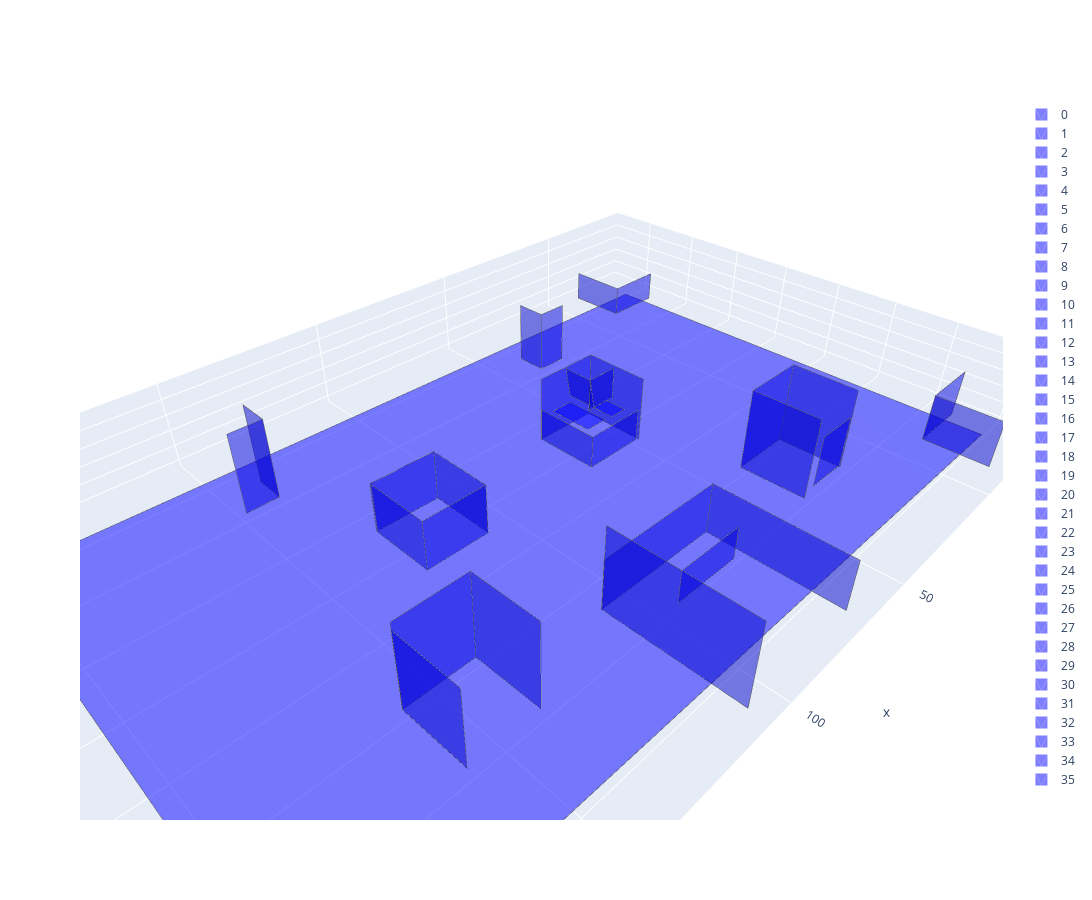

The notebook cell saved with this chart:
### Code cell
# Plot merge
fig = go.Figure(data=merged.plot_trace(colors=['blue']))
fig.update_layout(width=1500, height=900, scene=dict(aspectmode='data'))
fig.show()

### Figure 1 — Plotly figure (JSON) as saved in the notebook; plotly's stock layout.template omitted (floating-point values rounded to 4 significant figures)
{"data": [{"color": "blue", "i": [0, 0], "j": [1, 2], "k": [2, 3], "name": "0", "opacity": 0.5, "showlegend": true, "type": "mesh3d", "x": [204.6, -26.32, -27.27, 203.7], "y": [18.06, 19.62, -120.7, -122.3], "z": [-0.836, -0.8524, -1.012, -0.9957]}, {"line": {"color": "rgb(70,70,70)", "width": 1}, "mode": "lines", "showlegend": false, "type": "scatter3d", "x": [204.6, -26.32, -27.27, 203.7, 204.6], "y": [18.06, 19.62, -120.7, -122.3, 18.06], "z": [-0.836, -0.8524, -1.012, -0.9957, -0.836]}, {"color": "blue", "i": [0, 0], "j": [1, 2], "k": [2, 3], "name": "1", "opacity": 0.5, "showlegend": true, "type": "mesh3d", "x": [128.4, 108.5, 108.5, 128.4], "y": [-51.17, -51.19, -51.25, -51.23], "z": [-1.075, -1.087, 14.17, 14.18]}, {"line": {"color": "rgb(70,70,70)", "width": 1}, "mode": "lines", "showlegend": false, "type": "scatter3d", "x": [128.4, 108.5, 108.5, 128.4, 128.4], "y": [-51.17, -51.19, -51.25, -51.23, -51.17], "z": [-1.075, -1.087, 14.17, 14.18, -1.075]}, {"color": "blue", "i": [0, 0], "j": [1, 2], "k": [2, 3], "name": "2", "opacity": 0.5, "showlegend": true, "type": "mesh3d", "x": [148.4, 138.5, 138.5, 148.4], "y": [-102.0, -102.0, -102.0, -102.0], "z": [-0.8947, -0.8945, 24.14, 24.14]}, {"line": {"color": "rgb(70,70,70)", "width": 1}, "mode": "lines", "showlegend": false, "type": "scatter3d", "x": [148.4, 138.5, 138.5, 148.4, 148.4], "y": [-102.0, -102.0, -102.0, -102.0, -102.0], "z": [-0.8947, -0.8945, 24.14, 24.14, -0.8947]}, {"color": "blue", "i": [0, 0], "j": [1, 2], "k": [2, 3], "name": "3", "opacity": 0.5, "showlegend": true, "type": "mesh3d", "x": [128.3, 128.4, 128.4, 128.3], "y": [-71.51, -51.17, -51.23, -71.57], "z": [-1.158, -1.075, 14.18, 14.1]}, {"line": {"color": "rgb(70,70,70)", "width": 1}, "mode": "lines", "showlegend": false, "type": "scatter3d", "x": [128.3, 128.4, 128.4, 128.3, 128.3], "y": [-71.51, -51.17, -51.23, -71.57, -71.51], "z": [-1.158, -1.075, 14.18, 14.1, -1.158]}, {"color": "blue", "i": [0, 0], "j": [1, 2], "k": [2, 3], "name": "4", "opacity": 0.5, "showlegend": true, "type": "mesh3d", "x": [188.6, 208.1, 208.2, 188.6], "y": [8.103, 8.068, 8.087, 8.122], "z": [-0.8513, -0.9037, 9.067, 9.119]}, {"line": {"color": "rgb(70,70,70)", "width": 1}, "mode": "lines", "showlegend": false, "type": "scatter3d", "x": [188.6, 208.1, 208.2, 188.6, 188.6], "y": [8.103, 8.068, 8.087, 8.122, 8.103], "z": [-0.8513, -0.9037, 9.067, 9.119, -0.8513]}, {"color": "blue", "i": [0, 0], "j": [1, 2], "k": [2, 3], "name": "5", "opacity": 0.5, "showlegend": true, "type": "mesh3d", "x": [158.5, 158.3, 158.3, 158.5], "y": [-21.77, -2.008, -2.09, -21.85], "z": [-0.936, -0.8663, 22.17, 22.1]}, {"line": {"color": "rgb(70,70,70)", "width": 1}, "mode": "lines", "showlegend": false, "type": "scatter3d", "x": [158.5, 158.3, 158.3, 158.5, 158.5], "y": [-21.77, -2.008, -2.09, -21.85, -21.77], "z": [-0.936, -0.8663, 22.17, 22.1, -0.936]}, {"color": "blue", "i": [0, 0], "j": [1, 2], "k": [2, 3], "name": "6", "opacity": 0.5, "showlegend": true, "type": "mesh3d", "x": [188.6, 188.6, 188.6, 188.6], "y": [26.12, 8.103, 8.122, 26.14], "z": [-0.885, -0.8513, 9.119, 9.086]}, {"line": {"color": "rgb(70,70,70)", "width": 1}, "mode": "lines", "showlegend": false, "type": "scatter3d", "x": [188.6, 188.6, 188.6, 188.6, 188.6], "y": [26.12, 8.103, 8.122, 26.14, 26.12], "z": [-0.885, -0.8513, 9.119, 9.086, -0.885]}, {"color": "blue", "i": [0, 0], "j": [1, 2], "k": [2, 3], "name": "7", "opacity": 0.5, "showlegend": true, "type": "mesh3d", "x": [138.5, 158.5, 158.5, 138.5], "y": [-21.89, -21.92, -21.94, -21.92], "z": [-1.014, -1.016, 24.18, 24.19]}, {"line": {"color": "rgb(70,70,70)", "width": 1}, "mode": "lines", "showlegend": false, "type": "scatter3d", "x": [138.5, 158.5, 158.5, 138.5, 138.5], "y": [-21.89, -21.92, -21.94, -21.92, -21.89], "z": [-1.014, -1.016, 24.18, 24.19, -1.014]}, {"color": "blue", "i": [0, 0], "j": [1, 2], "k": [2, 3], "name": "8", "opacity": 0.5, "showlegend": true, "type": "mesh3d", "x": [208.2, 188.7, 188.7, 208.2], "y": [-111.9, -111.9, -111.9, -112.0], "z": [-0.9427, -0.8936, 8.843, 8.794]}, {"line": {"color": "rgb(70,70,70)", "width": 1}, "mode": "lines", "showlegend": false, "type": "scatter3d", "x": [208.2, 188.7, 188.7, 208.2, 208.2], "y": [-111.9, -111.9, -111.9, -112.0, -111.9], "z": [-0.9427, -0.8936, 8.843, 8.794, -0.9427]}, {"color": "blue", "i": [0, 0], "j": [1, 2], "k": [2, 3], "name": "9", "opacity": 0.5, "showlegend": true, "type": "mesh3d", "x": [68.51, 108.5, 108.5, 68.49], "y": [-11.84, -12.16, -12.19, -11.87], "z": [-1.084, -1.035, 14.37, 14.32]}, {"line": {"color": "rgb(70,70,70)", "width": 1}, "mode": "lines", "showlegend": false, "type": "scatter3d", "x": [68.51, 108.5, 108.5, 68.49, 68.51], "y": [-11.84, -12.16, -12.19, -11.87, -11.84], "z": [-1.084, -1.035, 14.37, 14.32, -1.084]}, {"color": "blue", "i": [0, 0], "j": [1, 2], "k": [2, 3], "name": "10", "opacity": 0.5, "showlegend": true, "type": "mesh3d", "x": [108.4, 108.3, 108.3, 108.4], "y": [-12.16, 27.8, 27.75, -12.21], "z": [-1.038, -0.9612, 24.15, 24.07]}, {"line": {"color": "rgb(70,70,70)", "width": 1}, "mode": "lines", "showlegend": false, "type": "scatter3d", "x": [108.4, 108.3, 108.3, 108.4, 108.4], "y": [-12.16, 27.8, 27.75, -12.21, -12.16], "z": [-1.038, -0.9612, 24.15, 24.07, -1.038]}, {"color": "blue", "i": [0, 0], "j": [1, 2], "k": [2, 3], "name": "11", "opacity": 0.5, "showlegend": true, "type": "mesh3d", "x": [68.34, 68.38, 68.36, 68.32], "y": [-71.78, -51.8, -51.8, -71.78], "z": [-1.038, -1.036, 9.188, 9.186]}, {"line": {"color": "rgb(70,70,70)", "width": 1}, "mode": "lines", "showlegend": false, "type": "scatter3d", "x": [68.34, 68.38, 68.36, 68.32, 68.34], "y": [-71.78, -51.8, -51.8, -71.78, -71.78], "z": [-1.038, -1.036, 9.188, 9.186, -1.038]}, {"color": "blue", "i": [0, 0], "j": [1, 2], "k": [2, 3], "name": "12", "opacity": 0.5, "showlegend": true, "type": "mesh3d", "x": [88.65, 108.4, 108.4, 88.63], "y": [8.198, 8.057, 7.984, 8.124], "z": [15.07, 15.13, 24.05, 24.0]}, {"line": {"color": "rgb(70,70,70)", "width": 1}, "mode": "lines", "showlegend": false, "type": "scatter3d", "x": [88.65, 108.4, 108.4, 88.63, 88.65], "y": [8.198, 8.057, 7.984, 8.124, 8.198], "z": [15.07, 15.13, 24.05, 24.0, 15.07]}, {"color": "blue", "i": [0, 0], "j": [1, 2], "k": [2, 3], "name": "13", "opacity": 0.5, "showlegend": true, "type": "mesh3d", "x": [138.4, 138.5, 138.5, 138.4], "y": [-2.036, -21.89, -21.92, -2.061], "z": [-0.9943, -1.014, 24.19, 24.21]}, {"line": {"color": "rgb(70,70,70)", "width": 1}, "mode": "lines", "showlegend": false, "type": "scatter3d", "x": [138.4, 138.5, 138.5, 138.4, 138.4], "y": [-2.036, -21.89, -21.92, -2.061, -2.036], "z": [-0.9943, -1.014, 24.19, 24.21, -0.9943]}, {"color": "blue", "i": [0, 0], "j": [1, 2], "k": [2, 3], "name": "14", "opacity": 0.5, "showlegend": true, "type": "mesh3d", "x": [38.52, 38.39, 38.39, 38.51], "y": [-21.81, -1.334, -1.362, -21.84], "z": [-1.029, -1.005, 24.24, 24.22]}, {"line": {"color": "rgb(70,70,70)", "width": 1}, "mode": "lines", "showlegend": false, "type": "scatter3d", "x": [38.52, 38.39, 38.39, 38.51, 38.52], "y": [-21.81, -1.334, -1.362, -21.84, -21.81], "z": [-1.029, -1.005, 24.24, 24.22, -1.029]}, {"color": "blue", "i": [0, 0], "j": [1, 2], "k": [2, 3], "name": "15", "opacity": 0.5, "showlegend": true, "type": "mesh3d", "x": [108.5, 108.2, 108.2, 108.5], "y": [-51.19, -71.75, -71.81, -51.25], "z": [-1.087, -1.171, 14.09, 14.17]}, {"line": {"color": "rgb(70,70,70)", "width": 1}, "mode": "lines", "showlegend": false, "type": "scatter3d", "x": [108.5, 108.2, 108.2, 108.5, 108.5], "y": [-51.19, -71.75, -71.81, -51.25, -51.19], "z": [-1.087, -1.171, 14.09, 14.17, -1.087]}, {"color": "blue", "i": [0, 0], "j": [1, 2], "k": [2, 3], "name": "16", "opacity": 0.5, "showlegend": true, "type": "mesh3d", "x": [68.38, 48.6, 48.58, 68.36], "y": [-51.8, -52.02, -52.02, -51.8], "z": [-1.036, -1.078, 9.146, 9.188]}, {"line": {"color": "rgb(70,70,70)", "width": 1}, "mode": "lines", "showlegend": false, "type": "scatter3d", "x": [68.38, 48.6, 48.58, 68.36, 68.38], "y": [-51.8, -52.02, -52.02, -51.8, -51.8], "z": [-1.036, -1.078, 9.146, 9.188, -1.036]}, {"color": "blue", "i": [0, 0], "j": [1, 2], "k": [2, 3], "name": "17", "opacity": 0.5, "showlegend": true, "type": "mesh3d", "x": [18.42, 38.52, 38.51, 18.42], "y": [-21.81, -21.81, -21.84, -21.83], "z": [-1.03, -1.029, 24.22, 24.21]}, {"line": {"color": "rgb(70,70,70)", "width": 1}, "mode": "lines", "showlegend": false, "type": "scatter3d", "x": [18.42, 38.52, 38.51, 18.42, 18.42], "y": [-21.81, -21.81, -21.84, -21.83, -21.81], "z": [-1.03, -1.029, 24.22, 24.21, -1.03]}, {"color": "blue", "i": [0, 0], "j": [1, 2], "k": [2, 3], "name": "18", "opacity": 0.5, "showlegend": true, "type": "mesh3d", "x": [38.38, 38.43, 38.41, 38.36], "y": [-111.7, -101.9, -102.0, -111.7], "z": [-0.9104, -0.8936, 19.03, 19.02]}, {"line": {"color": "rgb(70,70,70)", "width": 1}, "mode": "lines", "showlegend": false, "type": "scatter3d", "x": [38.38, 38.43, 38.41, 38.36, 38.38], "y": [-111.7, -101.9, -102.0, -111.7, -111.7], "z": [-0.9104, -0.8936, 19.03, 19.02, -0.9104]}, {"color": "blue", "i": [0, 0], "j": [1, 2], "k": [2, 3], "name": "19", "opacity": 0.5, "showlegend": true, "type": "mesh3d", "x": [138.5, 138.5, 138.5, 138.5], "y": [-102.0, -111.7, -111.8, -102.0], "z": [-0.8945, -0.8951, 24.14, 24.14]}, {"line": {"color": "rgb(70,70,70)", "width": 1}, "mode": "lines", "showlegend": false, "type": "scatter3d", "x": [138.5, 138.5, 138.5, 138.5, 138.5], "y": [-102.0, -111.7, -111.8, -102.0, -102.0], "z": [-0.8945, -0.8951, 24.14, 24.14, -0.8945]}, {"color": "blue", "i": [0, 0], "j": [1, 2], "k": [2, 3], "name": "20", "opacity": 0.5, "showlegend": true, "type": "mesh3d", "x": [108.2, 128.4, 128.4, 108.2], "y": [-71.75, -71.95, -72.01, -71.81], "z": [-1.171, -1.16, 14.1, 14.09]}, {"line": {"color": "rgb(70,70,70)", "width": 1}, "mode": "lines", "showlegend": false, "type": "scatter3d", "x": [108.2, 128.4, 128.4, 108.2, 108.2], "y": [-71.75, -71.95, -72.01, -71.81, -71.75], "z": [-1.171, -1.16, 14.1, 14.09, -1.171]}, {"color": "blue", "i": [0, 0], "j": [1, 2], "k": [2, 3], "name": "21", "opacity": 0.5, "showlegend": true, "type": "mesh3d", "x": [47.58, 68.33, 68.34, 47.59], "y": [-71.9, -72.1, -72.11, -71.9], "z": [-1.216, -1.227, 19.31, 19.32]}, {"line": {"color": "rgb(70,70,70)", "width": 1}, "mode": "lines", "showlegend": false, "type": "scatter3d", "x": [47.58, 68.33, 68.34, 47.59, 47.58], "y": [-71.9, -72.1, -72.11, -71.9, -71.9], "z": [-1.216, -1.227, 19.31, 19.32, -1.216]}, {"color": "blue", "i": [0, 0], "j": [1, 2], "k": [2, 3], "name": "22", "opacity": 0.5, "showlegend": true, "type": "mesh3d", "x": [188.7, 188.8, 188.8, 188.7], "y": [-111.9, -130.7, -130.8, -111.9], "z": [-0.8936, -0.9673, 8.769, 8.843]}, {"line": {"color": "rgb(70,70,70)", "width": 1}, "mode": "lines", "showlegend": false, "type": "scatter3d", "x": [188.7, 188.8, 188.8, 188.7, 188.7], "y": [-111.9, -130.7, -130.8, -111.9, -111.9], "z": [-0.8936, -0.9673, 8.769, 8.843, -0.8936]}, {"color": "blue", "i": [0, 0], "j": [1, 2], "k": [2, 3], "name": "23", "opacity": 0.5, "showlegend": true, "type": "mesh3d", "x": [66.49, 66.47, 59.14, 59.16], "y": [-69.1, -55.36, -55.37, -69.11], "z": [9.081, 9.221, 9.181, 9.041]}, {"line": {"color": "rgb(70,70,70)", "width": 1}, "mode": "lines", "showlegend": false, "type": "scatter3d", "x": [66.49, 66.47, 59.14, 59.16, 66.49], "y": [-69.1, -55.36, -55.37, -69.11, -69.1], "z": [9.081, 9.221, 9.181, 9.041, 9.081]}, {"color": "blue", "i": [0, 0], "j": [1, 2], "k": [2, 3], "name": "24", "opacity": 0.5, "showlegend": true, "type": "mesh3d", "x": [58.5, 48.58, 48.58, 58.51], "y": [-62.1, -61.99, -62.04, -62.15], "z": [9.168, 9.17, 19.04, 19.04]}, {"line": {"color": "rgb(70,70,70)", "width": 1}, "mode": "lines", "showlegend": false, "type": "scatter3d", "x": [58.5, 48.58, 48.58, 58.51, 58.5], "y": [-62.1, -61.99, -62.04, -62.15, -62.1], "z": [9.168, 9.17, 19.04, 19.04, 9.168]}, {"color": "blue", "i": [0, 0], "j": [1, 2], "k": [2, 3], "name": "25", "opacity": 0.5, "showlegend": true, "type": "mesh3d", "x": [68.78, 68.51, 68.49, 68.76], "y": [27.94, -11.84, -11.87, 27.91], "z": [-1.007, -1.084, 14.32, 14.39]}, {"line": {"color": "rgb(70,70,70)", "width": 1}, "mode": "lines", "showlegend": false, "type": "scatter3d", "x": [68.78, 68.51, 68.49, 68.76, 68.78], "y": [27.94, -11.84, -11.87, 27.91, 27.94], "z": [-1.007, -1.084, 14.32, 14.39, -1.007]}, {"color": "blue", "i": [0, 0], "j": [1, 2], "k": [2, 3], "name": "26", "opacity": 0.5, "showlegend": true, "type": "mesh3d", "x": [38.43, 28.6, 28.58, 38.41], "y": [-101.9, -101.9, -101.9, -102.0], "z": [-0.8936, -0.9033, 19.02, 19.03]}, {"line": {"color": "rgb(70,70,70)", "width": 1}, "mode": "lines", "showlegend": false, "type": "scatter3d", "x": [38.43, 28.6, 28.58, 38.41, 38.43], "y": [-101.9, -101.9, -101.9, -102.0, -101.9], "z": [-0.8936, -0.9033, 19.02, 19.03, -0.8936]}, {"color": "blue", "i": [0, 0], "j": [1, 2], "k": [2, 3], "name": "27", "opacity": 0.5, "showlegend": true, "type": "mesh3d", "x": [47.72, 47.58, 47.59, 47.73], "y": [-51.64, -71.9, -71.9, -51.64], "z": [-1.211, -1.216, 19.32, 19.32]}, {"line": {"color": "rgb(70,70,70)", "width": 1}, "mode": "lines", "showlegend": false, "type": "scatter3d", "x": [47.72, 47.58, 47.59, 47.73, 47.72], "y": [-51.64, -71.9, -71.9, -51.64, -51.64], "z": [-1.211, -1.216, 19.32, 19.32, -1.211]}, {"color": "blue", "i": [0, 0], "j": [1, 2], "k": [2, 3], "name": "28", "opacity": 0.5, "showlegend": true, "type": "mesh3d", "x": [-31.24, -11.54, -11.54, -31.24], "y": [8.315, 8.182, 8.165, 8.298], "z": [-0.8991, -0.8977, 14.11, 14.11]}, {"line": {"color": "rgb(70,70,70)", "width": 1}, "mode": "lines", "showlegend": false, "type": "scatter3d", "x": [-31.24, -11.54, -11.54, -31.24, -31.24], "y": [8.315, 8.182, 8.165, 8.298, 8.315], "z": [-0.8991, -0.8977, 14.11, 14.11, -0.8991]}, {"color": "blue", "i": [0, 0], "j": [1, 2], "k": [2, 3], "name": "29", "opacity": 0.5, "showlegend": true, "type": "mesh3d", "x": [51.0, 51.0, 56.56, 56.57], "y": [-55.14, -62.14, -62.15, -55.14], "z": [9.108, 9.112, 9.14, 9.136]}, {"line": {"color": "rgb(70,70,70)", "width": 1}, "mode": "lines", "showlegend": false, "type": "scatter3d", "x": [51.0, 51.0, 56.56, 56.57, 51.0], "y": [-55.14, -62.14, -62.15, -55.14, -55.14], "z": [9.108, 9.112, 9.14, 9.136, 9.108]}, {"color": "blue", "i": [0, 0], "j": [1, 2], "k": [2, 3], "name": "30", "opacity": 0.5, "showlegend": true, "type": "mesh3d", "x": [-11.54, -11.41, -11.41, -11.54], "y": [8.182, 27.97, 27.95, 8.165], "z": [-0.8977, -0.8752, 14.14, 14.11]}, {"line": {"color": "rgb(70,70,70)", "width": 1}, "mode": "lines", "showlegend": false, "type": "scatter3d", "x": [-11.54, -11.41, -11.41, -11.54, -11.54], "y": [8.182, 27.97, 27.95, 8.165, 8.182], "z": [-0.8977, -0.8752, 14.14, 14.11, -0.8977]}, {"color": "blue", "i": [0, 0], "j": [1, 2], "k": [2, 3], "name": "31", "opacity": 0.5, "showlegend": true, "type": "mesh3d", "x": [-11.49, -30.9, -30.88, -11.47], "y": [-112.0, -112.0, -112.0, -112.0], "z": [-1.032, -0.9843, 9.114, 9.066]}, {"line": {"color": "rgb(70,70,70)", "width": 1}, "mode": "lines", "showlegend": false, "type": "scatter3d", "x": [-11.49, -30.9, -30.88, -11.47, -11.49], "y": [-112.0, -112.0, -112.0, -112.0, -112.0], "z": [-1.032, -0.9843, 9.114, 9.066, -1.032]}, {"color": "blue", "i": [0, 0], "j": [1, 2], "k": [2, 3], "name": "32", "opacity": 0.5, "showlegend": true, "type": "mesh3d", "x": [-11.53, -11.49, -11.47, -11.5], "y": [-131.5, -112.0, -112.0, -131.5], "z": [-0.9808, -1.032, 9.066, 9.118]}, {"line": {"color": "rgb(70,70,70)", "width": 1}, "mode": "lines", "showlegend": false, "type": "scatter3d", "x": [-11.53, -11.49, -11.47, -11.5, -11.53], "y": [-131.5, -112.0, -112.0, -131.5, -131.5], "z": [-0.9808, -1.032, 9.066, 9.118, -0.9808]}, {"color": "blue", "i": [0, 0], "j": [1, 2], "k": [2, 3], "name": "33", "opacity": 0.5, "showlegend": true, "type": "mesh3d", "x": [56.55, 56.56, 58.51, 58.49], "y": [-71.67, -62.15, -62.15, -71.67], "z": [9.143, 9.14, 19.04, 19.04]}, {"line": {"color": "rgb(70,70,70)", "width": 1}, "mode": "lines", "showlegend": false, "type": "scatter3d", "x": [56.55, 56.56, 58.51, 58.49, 56.55], "y": [-71.67, -62.15, -62.15, -71.67, -71.67], "z": [9.143, 9.14, 19.04, 19.04, 9.143]}, {"color": "blue", "i": [0, 0], "j": [1, 2], "k": [2, 3], "name": "34", "opacity": 0.5, "showlegend": true, "type": "mesh3d", "x": [18.56, 18.42, 18.42, 18.55], "y": [-1.907, -21.81, -21.83, -1.935], "z": [-1.008, -1.03, 24.21, 24.24]}, {"line": {"color": "rgb(70,70,70)", "width": 1}, "mode": "lines", "showlegend": false, "type": "scatter3d", "x": [18.56, 18.42, 18.42, 18.55, 18.56], "y": [-1.907, -21.81, -21.83, -1.935, -1.907], "z": [-1.008, -1.03, 24.21, 24.24, -1.008]}, {"color": "blue", "i": [0, 0], "j": [1, 2], "k": [2, 3], "name": "35", "opacity": 0.5, "showlegend": true, "type": "mesh3d", "x": [33.1, 19.42, 19.42, 33.1], "y": [-1.971, -1.879, -1.897, -1.989], "z": [0.03157, 0.0306, 16.08, 16.08]}, {"line": {"color": "rgb(70,70,70)", "width": 1}, "mode": "lines", "showlegend": false, "type": "scatter3d", "x": [33.1, 19.42, 19.42, 33.1, 33.1], "y": [-1.971, -1.879, -1.897, -1.989, -1.971], "z": [0.03157, 0.0306, 16.08, 16.08, 0.03157]}], "layout": {"height": 900, "scene": {"aspectmode": "data"}, "width": 1500}}
